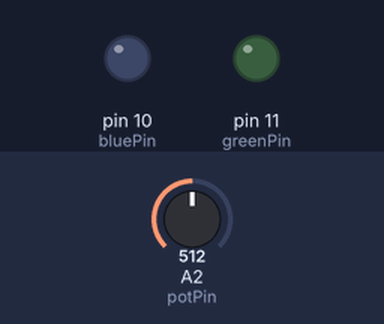
A sketch run on a simulated Arduino Uno, built with avr-gcc and run on an emulated ATmega328P. Parts: output pins drawn as LEDs (lit = HIGH). The inputs (shaded band) are chosen by the test bench; at power-on: A2 (potPin) = 512.

Above: at 1.2 s.
1.3 s: A2 (potPin) set to 716
At 2.0 s:
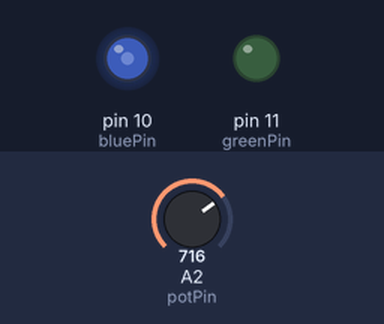
2.8 s: A2 (potPin) set to 900
At 3.1 s:
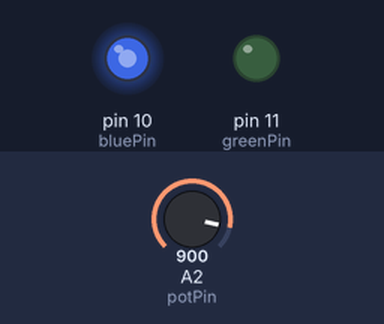
4.3 s: A2 (potPin) set to 511
At 5.5 s:
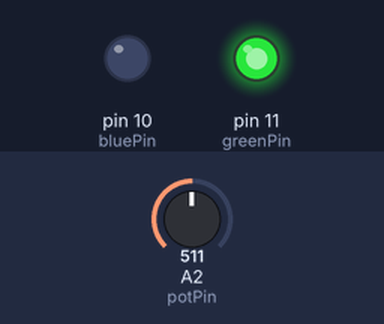
5.8 s: A2 (potPin) set to 306
At 6.6 s:
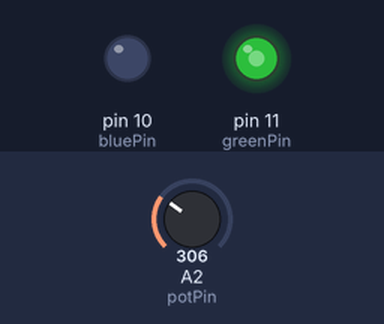
7.3 s: A2 (potPin) set to 522
At 7.8 s:
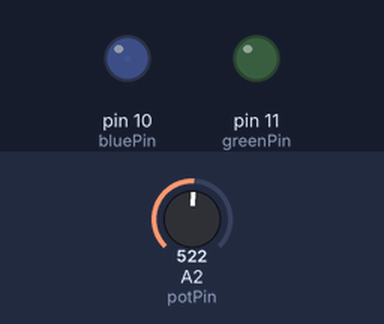
Timing chart, 0 to 9.8 s (numbered marks = the images above; inputs shaded):
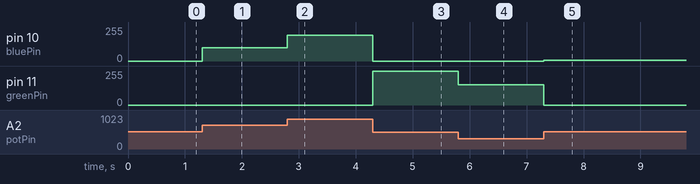

Measured:
- after the input at 1.3 s, pin 10 (bluePin): 0/255 → 101/255 at once
- after the input at 2.8 s, pin 10 (bluePin): 101/255 → 193/255 at once
- after the input at 4.3 s, pin 10 (bluePin): 193/255 → 0/255 at once; pin 11 (greenPin): 0/255 → 255/255 at once
- after the input at 5.8 s, pin 11 (greenPin): 255/255 → 152/255 at once
- after the input at 7.3 s, pin 10 (bluePin): 0/255 → 4/255 at once; pin 11 (greenPin): 152/255 → 0/255 at once

The sketch:

task1.ino
```cpp
int greenPin = 11;
int bluePin = 10;
int potPin = A2;

void setup() {
  pinMode(greenPin, OUTPUT);
  pinMode(bluePin, OUTPUT);
}

void loop() {
  int potValue = analogRead(potPin);
  int greenValue, blueValue;

  if (potValue < 512) {
    greenValue = map(potValue, 0, 511, 0, 255);
    blueValue = 0;
  } else {
    int potRange = 1023 - 512;
    int potAdjusted = potValue - 512;
    blueValue = map(potAdjusted, 0, potRange, 0, 255);
    greenValue = 0;
  }

  analogWrite(greenPin, greenValue);
  analogWrite(bluePin, blueValue);
}
```
